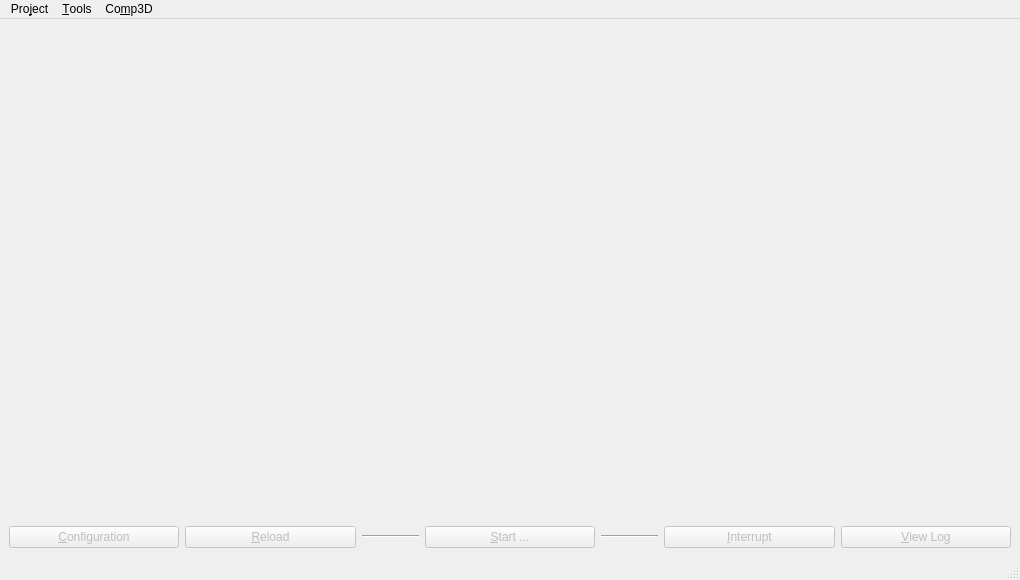
<?xml version="1.0" encoding="UTF-8"?>
<ui version="4.0">
 <class>MainWindow</class>
 <widget class="QMainWindow" name="MainWindow">
  <property name="enabled">
   <bool>true</bool>
  </property>
  <property name="geometry">
   <rect>
    <x>0</x>
    <y>0</y>
    <width>1020</width>
    <height>580</height>
   </rect>
  </property>
  <property name="windowTitle">
   <string>Comp3D</string>
  </property>
  <property name="windowIcon">
   <iconset resource="../ressource.qrc">
    <normaloff>:/gui/icon.ico</normaloff>:/gui/icon.ico</iconset>
  </property>
  <widget class="QWidget" name="centralwidget">
   <layout class="QVBoxLayout" name="verticalLayout" stretch="1,0">
    <item>
     <widget class="MainTables" name="mainTables">
      <property name="cursor">
       <cursorShape>ArrowCursor</cursorShape>
      </property>
      <property name="toolTip">
       <string/>
      </property>
      <property name="styleSheet">
       <string notr="true">QSplitter::handle{image:url(:/gui/splitter_M.svg);}</string>
      </property>
      <property name="orientation">
       <enum>Qt::Horizontal</enum>
      </property>
      <property name="opaqueResize">
       <bool>true</bool>
      </property>
      <property name="handleWidth">
       <number>12</number>
      </property>
      <property name="childrenCollapsible">
       <bool>true</bool>
      </property>
     </widget>
    </item>
    <item>
     <layout class="QGridLayout" name="gridLayout" columnstretch="3,3,1,3,1,3,3">
      <item row="0" column="2">
       <widget class="Line" name="line">
        <property name="orientation">
         <enum>Qt::Horizontal</enum>
        </property>
       </widget>
      </item>
      <item row="0" column="1">
       <widget class="QPushButton" name="reloadPushButton">
        <property name="enabled">
         <bool>false</bool>
        </property>
        <property name="toolTip">
         <string>Reload files given in the configuration panel</string>
        </property>
        <property name="text">
         <string>&amp;Reload</string>
        </property>
       </widget>
      </item>
      <item row="0" column="0">
       <widget class="QPushButton" name="configPushButton">
        <property name="enabled">
         <bool>false</bool>
        </property>
        <property name="text">
         <string>&amp;Configuration</string>
        </property>
       </widget>
      </item>
      <item row="0" column="6">
       <widget class="QPushButton" name="viewLogPushButton">
        <property name="enabled">
         <bool>false</bool>
        </property>
        <property name="toolTip">
         <string>Open the html log file of the computation</string>
        </property>
        <property name="text">
         <string>&amp;View Log</string>
        </property>
       </widget>
      </item>
      <item row="0" column="5">
       <widget class="QPushButton" name="stop_pushButton">
        <property name="enabled">
         <bool>false</bool>
        </property>
        <property name="text">
         <string>&amp;Interrupt</string>
        </property>
       </widget>
      </item>
      <item row="0" column="3">
       <widget class="QPushButton" name="startComputPushButton">
        <property name="enabled">
         <bool>false</bool>
        </property>
        <property name="text">
         <string>&amp;Start ...</string>
        </property>
       </widget>
      </item>
      <item row="0" column="4">
       <widget class="Line" name="line_2">
        <property name="orientation">
         <enum>Qt::Horizontal</enum>
        </property>
       </widget>
      </item>
     </layout>
    </item>
   </layout>
  </widget>
  <widget class="QMenuBar" name="menubar">
   <property name="enabled">
    <bool>true</bool>
   </property>
   <property name="geometry">
    <rect>
     <x>0</x>
     <y>0</y>
     <width>1020</width>
     <height>20</height>
    </rect>
   </property>
   <widget class="QMenu" name="menuFile">
    <property name="title">
     <string>Pro&amp;ject</string>
    </property>
    <addaction name="actionNew_project"/>
    <addaction name="actionOpen_project"/>
    <addaction name="actionProject_settings"/>
    <addaction name="action_Reload"/>
    <addaction name="action_Start"/>
    <addaction name="action_Interrupt"/>
    <addaction name="action_View_Log"/>
    <addaction name="actionExit"/>
   </widget>
   <widget class="QMenu" name="menuHelp">
    <property name="title">
     <string>Co&amp;mp3D</string>
    </property>
    <addaction name="actionPreferences"/>
    <addaction name="separator"/>
    <addaction name="actionContents"/>
    <addaction name="actionAbout"/>
   </widget>
   <widget class="QMenu" name="menuTools">
    <property name="title">
     <string>&amp;Tools</string>
    </property>
    <addaction name="actionSight_Matrix_to_Obs"/>
    <addaction name="action_Infinity_ASC_to_BAS"/>
    <addaction name="separator"/>
    <addaction name="actionExport_Coordinates"/>
    <addaction name="actionExport_to_Cor"/>
    <addaction name="actionExport_VarCov"/>
    <addaction name="actionExport_to_sinex"/>
    <addaction name="actionExport_Sight_Matrix"/>
    <addaction name="actionExport_relative_precisions"/>
    <addaction name="actionExport_parameters_variations"/>
    <addaction name="separator"/>
    <addaction name="actionApply_Transfo_to_File"/>
    <addaction name="action_Cartesian_Proj"/>
    <addaction name="separator"/>
    <addaction name="action_Project_File_Template"/>
   </widget>
   <addaction name="menuFile"/>
   <addaction name="menuTools"/>
   <addaction name="menuHelp"/>
  </widget>
  <widget class="QStatusBar" name="statusbar">
   <property name="font">
    <font>
     <pointsize>11</pointsize>
    </font>
   </property>
  </widget>
  <action name="actionNew_project">
   <property name="text">
    <string>&amp;New</string>
   </property>
  </action>
  <action name="actionOpen_project">
   <property name="text">
    <string>&amp;Open</string>
   </property>
  </action>
  <action name="actionExit">
   <property name="text">
    <string>&amp;Exit</string>
   </property>
  </action>
  <action name="actionContents">
   <property name="text">
    <string>&amp;Help</string>
   </property>
  </action>
  <action name="actionAbout">
   <property name="text">
    <string>&amp;About</string>
   </property>
  </action>
  <action name="actionExport_to_sinex">
   <property name="text">
    <string>Export to &amp;Sinex File</string>
   </property>
  </action>
  <action name="actionProject_settings">
   <property name="enabled">
    <bool>false</bool>
   </property>
   <property name="text">
    <string>&amp;Configuration</string>
   </property>
  </action>
  <action name="actionExport_Sight_Matrix">
   <property name="text">
    <string>Export Sight &amp;Matrix</string>
   </property>
  </action>
  <action name="actionSight_Matrix_to_Obs">
   <property name="text">
    <string>Sight Matrix to &amp;OBS File</string>
   </property>
  </action>
  <action name="actionApply_Transfo_to_File">
   <property name="text">
    <string>Apply Cartesian &amp;Transfo</string>
   </property>
  </action>
  <action name="actionExport_to_Cor">
   <property name="text">
    <string>Export to CO&amp;R File</string>
   </property>
  </action>
  <action name="action_Cartesian_Proj">
   <property name="text">
    <string>&amp;Cartesian from/to Proj</string>
   </property>
  </action>
  <action name="actionPreferences">
   <property name="text">
    <string>&amp;Language</string>
   </property>
  </action>
  <action name="action_Project_File_Template">
   <property name="text">
    <string>&amp;Project File Template</string>
   </property>
  </action>
  <action name="action_Reload">
   <property name="enabled">
    <bool>false</bool>
   </property>
   <property name="text">
    <string>&amp;Reload</string>
   </property>
  </action>
  <action name="action_Start">
   <property name="enabled">
    <bool>false</bool>
   </property>
   <property name="text">
    <string>&amp;Start...</string>
   </property>
  </action>
  <action name="action_Interrupt">
   <property name="enabled">
    <bool>false</bool>
   </property>
   <property name="text">
    <string>&amp;Interupt</string>
   </property>
  </action>
  <action name="action_View_Log">
   <property name="enabled">
    <bool>false</bool>
   </property>
   <property name="text">
    <string>&amp;View Log</string>
   </property>
  </action>
  <action name="actionExport_parameters_variations">
   <property name="text">
    <string>Export Parameters &amp;Variations</string>
   </property>
  </action>
  <action name="actionExport_relative_precisions">
   <property name="text">
    <string>Export &amp;Relative Precisions</string>
   </property>
  </action>
  <action name="action_Infinity_ASC_to_BAS">
   <property name="text">
    <string>&amp;Infinity ASC to BAS File</string>
   </property>
  </action>
  <action name="actionExport_Coordinates">
   <property name="text">
    <string>Export &amp;Coordinates</string>
   </property>
  </action>
  <action name="actionExport_VarCov">
   <property name="text">
    <string>Export V&amp;arCov Matrix</string>
   </property>
  </action>
 </widget>
 <customwidgets>
  <customwidget>
   <class>MainTables</class>
   <extends>QSplitter</extends>
   <header>gui/maintables.h</header>
   <container>1</container>
  </customwidget>
 </customwidgets>
 <resources>
  <include location="../ressource.qrc"/>
 </resources>
 <connections/>
</ui>
